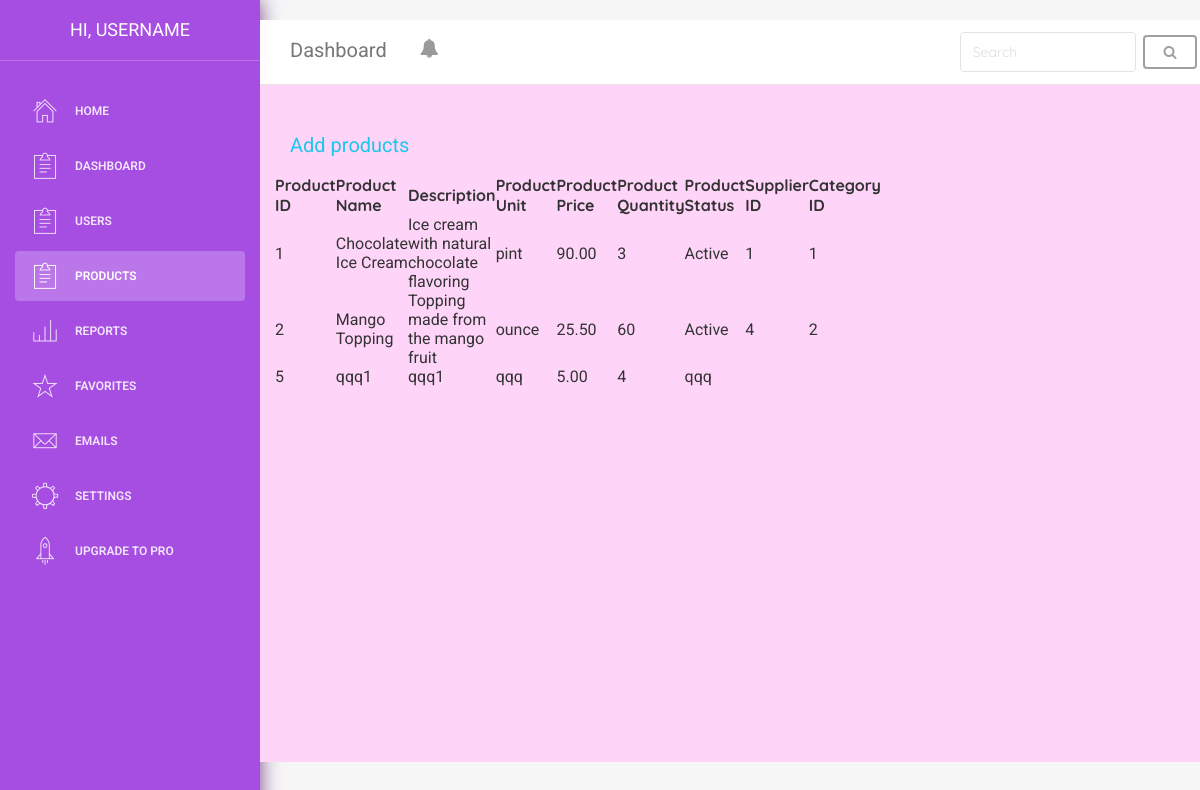
/products/inventory.php, run on an earlier commit of the app's database.
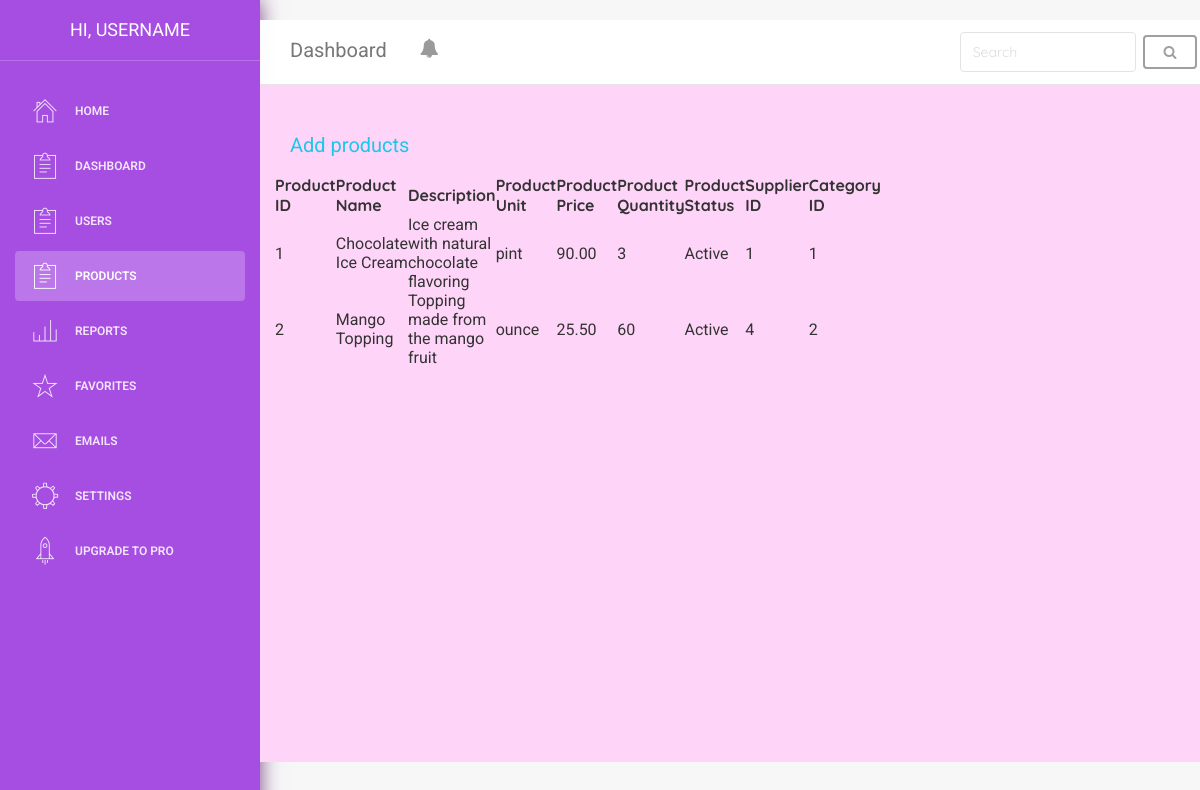
And on a later commit of the database.
### tables this page shows
CREATE TABLE `Product` (
  `Product_ID` bigint UNSIGNED NOT NULL,
  `Product_Name` varchar(255) NOT NULL,
  `Description` varchar(255) NOT NULL,
  `Product_Unit` varchar(255) NOT NULL,
  `Product_Price` decimal(7,2) NOT NULL,
  `Product_Quantity` bigint NOT NULL,
  `Product_Status` varchar(255) NOT NULL,
  `Supplier_ID` bigint UNSIGNED DEFAULT NULL,
  `Category_ID` bigint UNSIGNED DEFAULT NULL
);

### products/inventory.php (the view, shortened to what this page needs)
<<!doctype html>
<html lang="en">
<head>
    <link href="/css/bootstrap.min.css" rel="stylesheet" />
    <link href="/css/light-bootstrap-dashboard.css?v=1.4.0" rel="stylesheet" />
    <link rel="stylesheet" href="/css/style.css">
    <link href="http://maxcdn.bootstrapcdn.com/font-awesome/4.2.0/css/font-awesome.min.css" rel="stylesheet">
    <link href="/css/pe-icon-7-stroke.css" rel="stylesheet" />
</head>
<body>
    <div class="wrapper">
        <div class="sidebar">
            <div class="sidebar-wrapper" style="background-color: #a64de2;">
                <div class="logo">
                    <a href="" class="simple-text">
                        Hi, Username
                    </a>
                </div>
                <ul class="nav">
                    <li>
                        <a href="">
                            <i class="pe-7s-home"></i>
                            <p>Home</p>
                        </a>
                    </li>
                    <li>
                        <a onclick="redirectUser('')">
                            <i class="pe-7s-note2"></i>
                            <p>DASHBOARD</p>
                        </a>
                    </li>
                    <li>
                        <a onclick="redirectUser('-users')">
                            <i class="pe-7s-note2"></i>
                            <p>USERS</p>
                        </a>
                    </li>
                    <li class="active">
                        <a onclick="redirectUser('-products')">
                            <i class="pe-7s-note2"></i>
                            <p>PRODUCTS</p>
                        </a>
                    </li>
                    <li>
                        <a href="">
                            <i class="pe-7s-graph3"></i>
                            <p>Reports</p>
                        </a>
                    </li>
                    <li>
                        <a href="">
                            <i class="pe-7s-star"></i>
                            <p>Favorites</p>
                        </a>
                    </li>
                    <li>
                        <a href="">
                            <i class="pe-7s-mail"></i>
                            <p>Emails</p>
                        </a>
                    </li>
                    <li>
                        <a href="">
                            <i class="pe-7s-settings"></i>
                            <p>Settings</p>
                        </a>
                    </li>
                    <li class="active-pro">
                        <a href="">
                            <i class="pe-7s-rocket"></i>
                            <p>Upgrade to PRO</p>
                        </a>
                    </li>
                </ul>
            </div>
    </div>
        <div class="main-panel">
            <nav class="navbar navbar-default navbar-fixed">
                <div class="container-fluid">
                    <div class="navbar-header">
                        <a class="navbar-brand" href="#">Dashboard</a>
                    </div>
                    <ul class="nav navbar-nav navbar-right">
                        <li>
                            <form class="form-inline my-2 my-lg-0">
                                <input class="form-control mr-sm-2" type="search" placeholder="Search"
                                    aria-label="Search">
                                <button class="btn btn-outline-success my-2 my-sm-0" type="submit"><i
                                        class="fa fa-search"></i></button>
                            </form>
                        </li>
                    </ul>
                    <div class="collapse navbar-collapse">
                        <ul class="nav navbar-nav navbar-left">
                            <li class="dropdown">
                                <a href="#" class="dropdown-toggle" data-toggle="dropdown">
                                    <i class="fa fa-bell"></i>
                                </a>
                            </li>
                        </ul>
                </div>
            </div>
        </nav>
<div class="content" style="background-color: rgb(255, 212, 249);">
    <div class="d-inline-flex">
        <div class="row">
            <nav class="navbar navbar-expand-lg navbar-dark bg-dark">
                <div class="container-fluid">
                    <a class="navbar-brand" id="create-user">Add products</a>
                </div>
            </nav>
            <div class="col-lg-6 m-auto">
		<table>
			<thead>
				<tr>
					<th>Product ID</th>
					<th>Product Name</th>
					<th>Description</th>
					<th>Product Unit</th>
					<th>Product Price</th>
					<th>Product Quantity</th>
					<th>Product Status</th>
					<th>Supplier ID</th>
					<th>Category ID</th>
				</tr>
			</thead>
			<tbody>
				<?php
				$mysqli = new mysqli('db', 'wakeicecream_user', 'password', 'WakeIceCreamDB');
				$result = $mysqli->query('SELECT Product_ID, Product_Name, Description, Product_Unit, Product_Price, Product_Quantity, Product_Status, Supplier_ID, Category_ID FROM `Product`');
				while ($row = $result->fetch_assoc()) {
					echo "<tr>";
					echo "<td>" . $row['Product_ID'] . "</td>";
					echo "<td>" . $row['Product_Name'] . "</td>";
					echo "<td>" . $row['Description'] . "</td>";
					echo "<td>" . $row['Product_Unit'] . "</td>";
					echo "<td>" . $row['Product_Price'] . "</td>";
					echo "<td>" . $row['Product_Quantity'] . "</td>";
					echo "<td>" . $row['Product_Status'] . "</td>";
					echo "<td>" . $row['Supplier_ID'] . "</td>";
					echo "<td>" . $row['Category_ID'] . "</td>";
					echo "</tr>";
				}
				?>
			</tbody>
		</table>
</body>
</html>

### css/style.css (style rules this page uses)
* { margin: 0; padding: 0; }
* { font-family: 'Quicksand', sans-serif; }
.sidebar { box-shadow: 0 0 20px rgba(91, 25, 104, 0.8); }

What changed in the data, as far as the page shows it:
removed product: Product_ID "5", Product_Name "qqq1", Description "qqq1", Product_Unit "qqq", Product_Price "5.00", Product_Quantity "4", Product_Status "qqq"
